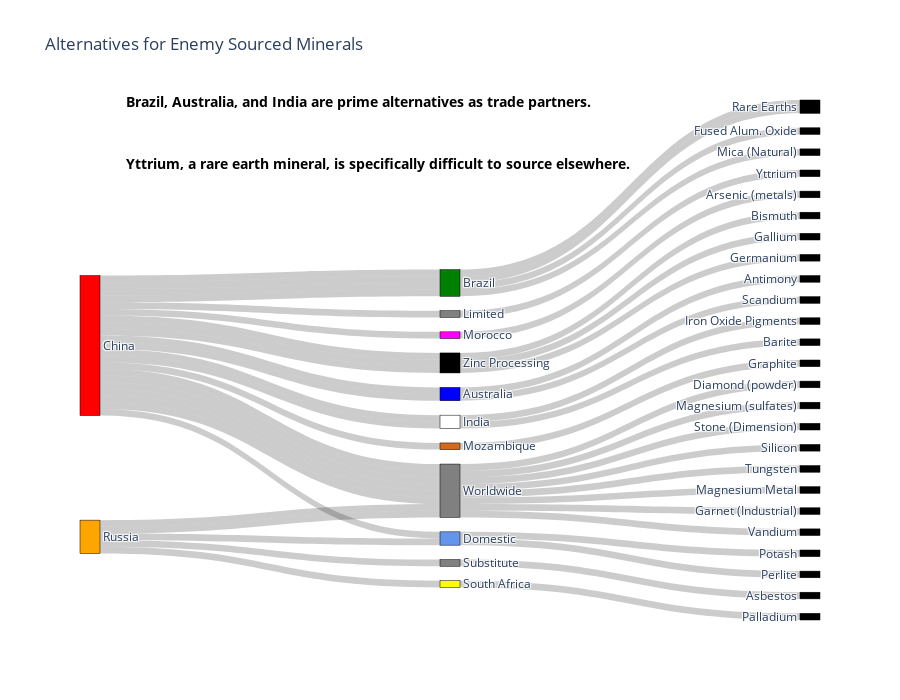

The code cell stored with this chart in its notebook:
### Code cell
import plotly.graph_objects as go

fig = go.Figure(data=[go.Sankey(
    node = dict(
      pad = 15,
      thickness = 20,
      line = dict(color = "black", width = 0.5),
      label = label_df['Values'],
      color = label_df['Color']
    ),
    link = dict(
      source = flow_chart_num['Source'], # indices correspond to labels, eg A1, A2, A1, B1, ...
      target = flow_chart_num['Target'],
      value = ['1'] *(len(flow_chart_num))
  ))])

# Add Kicker
#
kicker = go.layout.Annotation(
     text="<b>Brazil, Australia, and India are prime alternatives as trade partners.</b>",
     x=.06,
     y= 1.02,
     xref = 'paper',
     yref = 'paper',
     showarrow=False,
     xanchor="left",
     xshift=0,
     font=dict(size=14,color ='black')
 )
fig.add_annotation(kicker)

kicker2 = go.layout.Annotation(
     text="<b>Yttrium, a rare earth mineral, is specifically difficult to source elsewhere.</b>",
     x=.06,
     y= .90,
     xref = 'paper',
     yref = 'paper',
     showarrow=False,
     xanchor="left",
     xshift=0,
     font=dict(size=14,color ='black')
 )
fig.add_annotation(kicker2)

fig.update_layout(title_text="Alternatives for Enemy Sourced Minerals", height = 700)
fig.show()

### Figure 1 — Plotly figure (JSON) as saved in the notebook; plotly's stock layout.template omitted (floating-point values rounded to 4 significant figures)
{"data": [{"link": {"source": [0, 0, 0, 0, 0, 0, 0, 0, 0, 0, 0, 0, 0, 0, 0, 0, 0, 0, 0, 0, 0, 1, 1, 1, 1, 1, 27, 28, 29, 29, 29, 29, 30, 30, 30, 31, 31, 31, 31, 31, 31, 32, 32, 33, 33, 34, 37, 31, 31, 35, 36, 37], "target": [27, 28, 29, 29, 29, 29, 30, 30, 30, 31, 31, 31, 31, 31, 31, 32, 32, 33, 33, 34, 37, 31, 31, 35, 36, 37, 2, 3, 4, 4, 5, 10, 6, 7, 16, 8, 14, 18, 20, 22, 25, 9, 12, 11, 15, 13, 26, 19, 21, 17, 23, 24], "value": ["1", "1", "1", "1", "1", "1", "1", "1", "1", "1", "1", "1", "1", "1", "1", "1", "1", "1", "1", "1", "1", "1", "1", "1", "1", "1", "1", "1", "1", "1", "1", "1", "1", "1", "1", "1", "1", "1", "1", "1", "1", "1", "1", "1", "1", "1", "1", "1", "1", "1", "1", "1"]}, "node": {"color": ["red", "orange", "black", "black", "black", "black", "black", "black", "black", "black", "black", "black", "black", "black", "black", "black", "black", "black", "black", "black", "black", "black", "black", "black", "black", "black", "black", "gray", "magenta", "green", "black", "gray", "blue", "white", "chocolate", "gray", "yellow", "cornflowerblue"], "label": ["China", "Russia", "Yttrium", "Arsenic (metals)", "Rare Earths", "Fused Alum. Oxide", "Bismuth", "Gallium", "Diamond (powder)", "Antimony", "Mica (Natural)", "Iron Oxide Pigments", "Scandium", "Graphite", "Magnesium (sulfates)", "Barite", "Germanium", "Asbestos", "Stone (Dimension)", "Silicon", "Tungsten", "Magnesium Metal", "Garnet (Industrial)", "Palladium", "Potash", "Vandium", "Perlite", "Limited", "Morocco", "Brazil", "Zinc Processing", "Worldwide", "Australia", "India", "Mozambique", "Substitute", "South Africa", "Domestic"], "line": {"color": "black", "width": 0.5}, "pad": 15, "thickness": 20}, "type": "sankey"}], "layout": {"annotations": [{"font": {"color": "black", "size": 14}, "showarrow": false, "text": "<b>Brazil, Australia, and India are prime alternatives as trade partners.</b>", "x": 0.06, "xanchor": "left", "xref": "paper", "xshift": 0, "y": 1.02, "yref": "paper"}, {"font": {"color": "black", "size": 14}, "showarrow": false, "text": "<b>Yttrium, a rare earth mineral, is specifically difficult to source elsewhere.</b>", "x": 0.06, "xanchor": "left", "xref": "paper", "xshift": 0, "y": 0.9, "yref": "paper"}], "height": 700, "title": {"text": "Alternatives for Enemy Sourced Minerals"}}}
